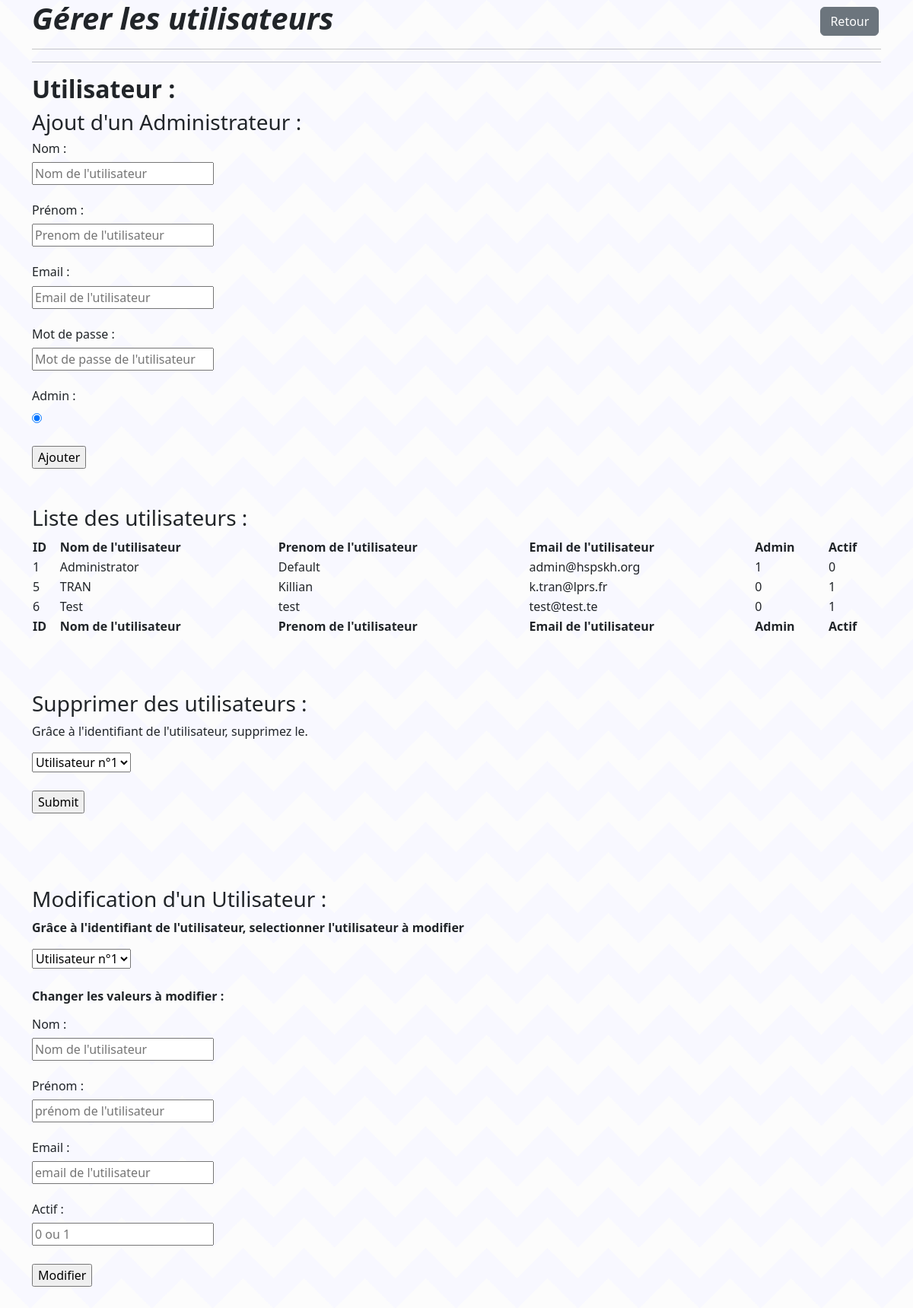
Before: /vue/panelAdmin/utilisateur.php with the older database file.
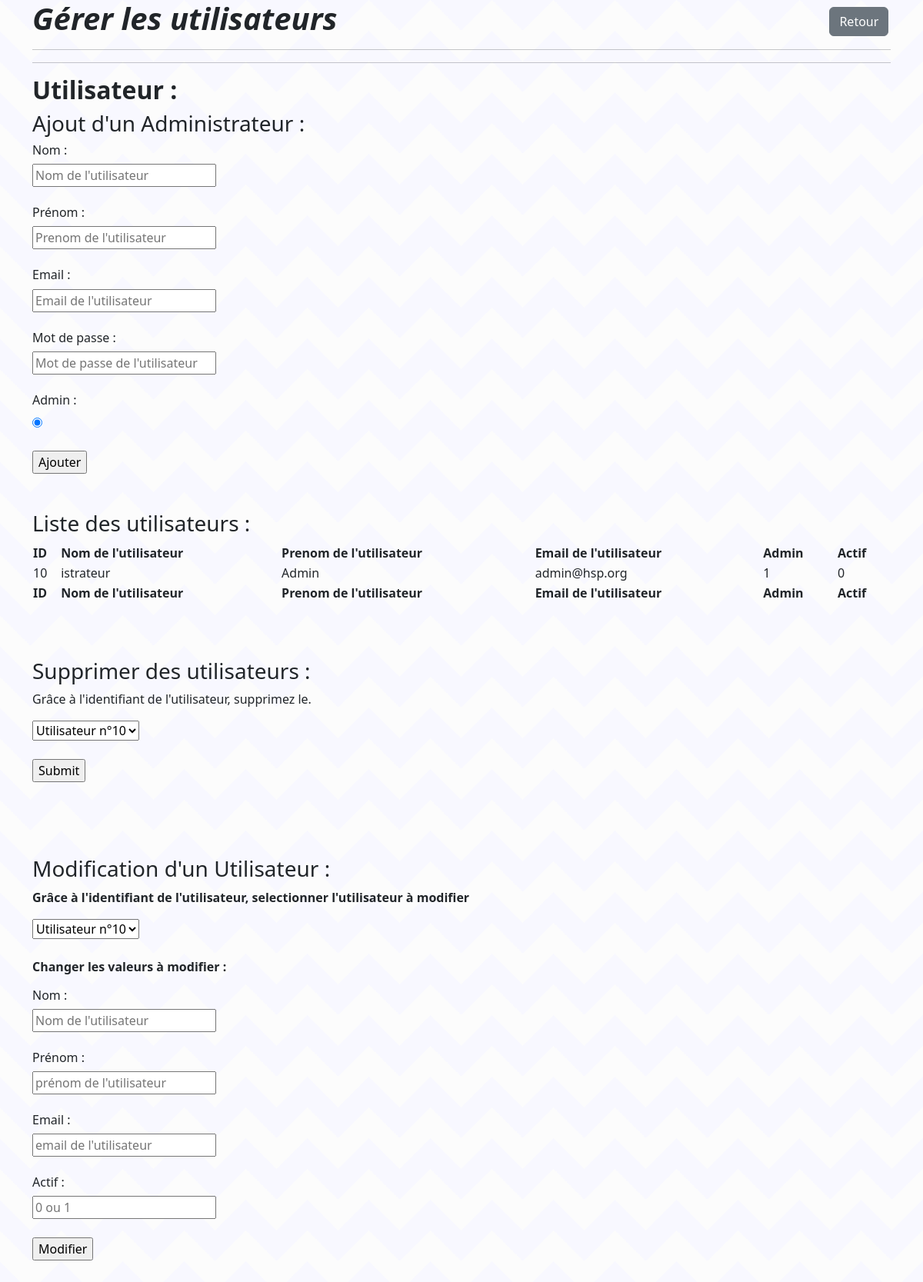
After: the same page with the newer database file.
### tables this page shows
CREATE TABLE IF NOT EXISTS `utilisateur` (
  `id_utilisateur` int(11) NOT NULL AUTO_INCREMENT,
  `nom` varchar(100) NOT NULL,
  `prenom` varchar(100) NOT NULL,
  `email` varchar(100) NOT NULL,
  `mdp` varchar(100) NOT NULL,
  `admin` tinyint(1) NOT NULL,
  `actif` tinyint(1) NOT NULL,
  PRIMARY KEY (`id_utilisateur`)
);

### src/bdd/Database.php (called while the page is built, shortened)
<?php
class Database
{
    private $host;
    private $dbname;
    private $user;
    private $pwd;
    public function __construct()
    {
        $this->host = "localhost";
        $this->dbname = "hsp-skh";
        $this->user = "root";
        $this->pwd = "";
    }
    public function getBdd()
    {
        return $this->bdd = new PDO("mysql:host=".$this->host.";dbname=".$this->dbname,$this->user,$this->pwd);
    }
}

### src/modele/Utilisateur.php (called while the page is built, shortened)
<?php
class Utilisateur
{
    public function selectUtilisateur($bdd){
        $sel = $bdd->getBdd()->prepare("SELECT * FROM utilisateur");
        $sel->execute();
        $result = $sel->fetchAll();
        return $result;
    }
}

### vue/panelAdmin/utilisateur.php (the view, shortened to what this page needs)
<?php
require_once '../../src/bdd/Database.php';
require_once '../../src/modele/Utilisateur.php';
?>
<!DOCTYPE html>
<html>
<head>
    <link rel="stylesheet" href="../assets/css/styles.css">
    <link href="https://cdn.jsdelivr.net/npm/select2@4.1.0-rc.0/dist/css/select2.min.css" rel="stylesheet" />
    <link rel="stylesheet" type="text/css" href="https://cdn.datatables.net/1.11.4/css/jquery.dataTables.css">
    <link href="https://cdn.jsdelivr.net/npm/bootstrap@5.2.1/dist/css/bootstrap.min.css" rel="stylesheet"
>
</head>
<body>
<div class="container">
    <div class="content">
        <h1><strong><i></i></strong><a href="homeAdmin.php"><button class="btn btn-secondary" type="button">Retour</button></a></h1>
        <hr>
        <hr>
        <h2><strong>Utilisateur :</strong></h2>
        <h3>Ajout d'un Administrateur : </h3>
        <form action="../../src/traitement/add_user.php" method="post">
            <h6>Nom : </h6>
            <input type="text" name="nom" placeholder="Nom de l'utilisateur" required> <br><br>
            <h6>Prénom :</h6>
            <input type="text" name="prenom" placeholder="Prenom de l'utilisateur" required> <br><br>
            <h6>Email :</h6>
            <input type="text" name="email" placeholder="Email de l'utilisateur" required> <br><br>
            <h6>Mot de passe :</h6>
            <input type="password" name="mdp" placeholder="Mot de passe de l'utilisateur" required> <br><br>
            <h6>Admin :</h6>
            <input type="radio" value="adm" name="choix" checked required><br><br>
            <input type="submit" value="Ajouter">
        </form>
        <br><br>
        <h3>Liste des utilisateurs :</h3>
        <?php
        $liste = new Utilisateur(array());
        $bdd = new Database();
        $res = $liste->selectUtilisateur($bdd);
        ?>
        <table id="table" class="display" style="width:100%">
            <thead>
            <tr>
                <th>ID</th>
                <th>Nom de l'utilisateur</th>
                <th>Prenom de l'utilisateur</th>
                <th>Email de l'utilisateur</th>
                <th>Admin</th>
                <th>Actif</th>
            </tr>
            </thead>
            <tbody>
            <?php foreach ($res as $value){ ?>
                <tr>
                    <td><?php echo $value['id_utilisateur'];?></td>
                    <td><?php echo $value['nom'];?></td>
                    <td><?php echo $value['prenom'];?></td>
                    <td><?php echo $value['email'];?></td>
                    <td><?php echo $value['admin'];?></td>
                    <td><?php echo $value['actif'];?></td>
                </tr>
            <?php } ?>
            </tbody>
            <tfoot>
            <tr>
                <th>ID</th>
                <th>Nom de l'utilisateur</th>
                <th>Prenom de l'utilisateur</th>
                <th>Email de l'utilisateur</th>
                <th>Admin</th>
                <th>Actif</th>
            </tr>
            </tfoot>
        </table>
        <br> <br>
        <form action="../../src/traitement/delete_user.php" method="post">
            <br>
            <h3>Supprimer des utilisateurs : </h3>
            <p>Grâce à l'identifiant de l'utilisateur, supprimez le.</p>
            <select class="js2" name="id" id="id">
                <?php
                foreach ($res as $value){
                    ?>
                    <option value="<?php echo $value['id_utilisateur'] ?>">Utilisateur n°<?php echo $value['id_utilisateur'];?></option>
                    <?php
                }
                ?>
            </select>
            <br><br>
            <input type="submit">
        </form>
        <br><br>
    </div>
    <br>
    <div>
        <br>
        <h3>Modification d'un Utilisateur : </h3>
        <form action="../../src/traitement/edit_user.php" method="post">
            <strong><p>Grâce à l'identifiant de l'utilisateur, selectionner l'utilisateur à modifier</p></strong>
            <select class="js2" name="id" id="id">
                <?php
                foreach ($res as $value){
                    ?>
                    <option value="<?php echo $value['id_utilisateur']  ?>">Utilisateur n°<?php echo $value['id_utilisateur'];?></option>
                    <?php
                }
                ?>
            </select>
            <br><br>
            <strong><p>Changer les valeurs à modifier : </p></strong>
            <h6>Nom : </h6>
            <input type="text" name="nom" placeholder="Nom de l'utilisateur"> <br><br>
            <h6>Prénom :</h6>
            <input type="text" name="prenom" placeholder="prénom de l'utilisateur"> <br><br>
            <h6>Email :</h6>
            <input type="text" name="email" placeholder="email de l'utilisateur"> <br><br>
            <h6>Actif :</h6>
            <input type="text" name="actif" placeholder="0 ou 1"> <br><br>
            <input type="submit" value="Modifier">
        </form>
    </div>
</div>
<br><br>
</body>
</html>

### assets/css/styles.css (style rules this page uses)
a { color: inherit; text-decoration: inherit; }

### vue/panelAdmin/utilisateur.php (style rules this page uses)
body { background-color: #fcfcfc; background-image: linear-gradient(135deg, #f8f8ff 25%, transparent 25%), linear-gradient(225deg, #f8f8ff 25%, transparent 25%), linear-gradient(45deg, #f8f8ff 25%, transparent 25%), linear-gradient(315deg, #f8f8ff 25%, #fcfcfc 25%); background-position: 40px 0, 40px 0, 0 0, 0 0; background-size: 80px 80px; background-repeat: repeat; }

Changed rows visible on the page:
removed utilisateur: id_utilisateur "1", nom "Administrator", prenom "Default", email "admin@hspskh.org", admin "1", actif "0"
removed utilisateur: id_utilisateur "5", nom "TRAN", prenom "Killian", email "k.tran@lprs.fr", admin "0", actif "1"
removed utilisateur: id_utilisateur "6", nom "Test", prenom "test", email "test@test.te", admin "0", actif "1"
added utilisateur: id_utilisateur "10", nom "istrateur", prenom "Admin", email "admin@hsp.org", admin "1", actif "0"
Other visible differences:
form field id: "Utilisateur n°1" → "Utilisateur n°10"
